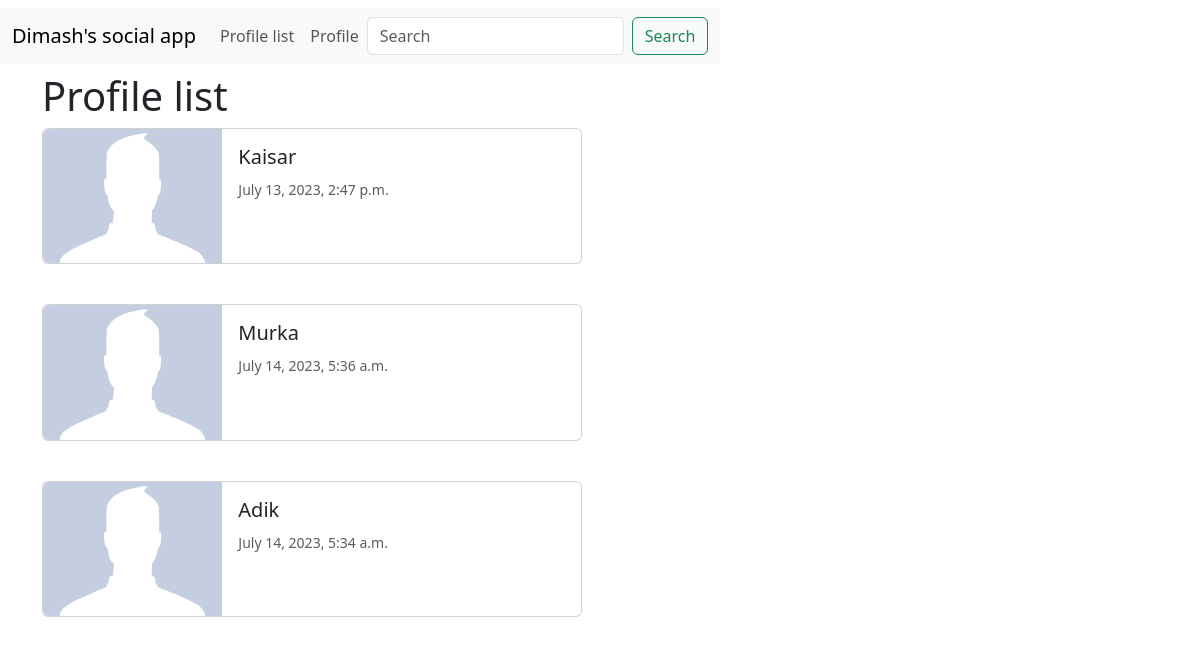
The app's page /profile_list (signed in) with its own data.
### api/models.py (models this page shows, shortened)
class Profile(models.Model):
    user = models.OneToOneField(User, on_delete=models.CASCADE)
    follows = models.ManyToManyField("self",
                                     related_name="followed_by",
                                     symmetrical=False,
                                     blank=True)
    last_online = models.DateTimeField(User, auto_now=True)

### api/views.py (the view)
# urls.py: path('profile_list', views.profile_list, name='profile_list'),
def profile_list(request):
    if request.user.is_authenticated:
        profiles = Profile.objects.exclude(user=request.user)
        return render(request, 'profile_list.html', {
        "profiles":profiles
        })
    else:
        messages.success(request, ("You must be logged in "))
        return redirect('home')

### api/templates/profile_list.html
{% extends 'base.html' %}
{% load static %}
{% block content %}
    <h1>Profile list</h1>
    {% if profiles %}
        {% for profile in profiles %}
            <a href="{% url 'profile' profile.user.id %}" style="text-decoration: none">
            <div class="card mb-3" style="max-width: 540px;">
              <div class="row g-0">
                <div class="col-md-4">
                  <img src="{% static 'images/profile_blank.jpeg' %}" class="img-fluid rounded-start" alt="...">
                </div>
                <div class="col-md-8">
                  <div class="card-body">
                    <h5 class="card-title">{{profile.user.username}}</h5>
                    <p class="card-text"><small class="text-body-secondary">{{profile.last_online}}</small></p>
                  </div>
                </div>
              </div>
            </div>
            </a>
                <br>
        {% endfor %}
    {%  endif  %}
{% endblock %}

### records on screen
Profile: user.username "Kaisar", last_online "July 13, 2023, 2:47 p.m."
Profile: user.username "Murka", last_online "July 14, 2023, 5:36 a.m."
Profile: user.username "Adik", last_online "July 14, 2023, 5:34 a.m."
